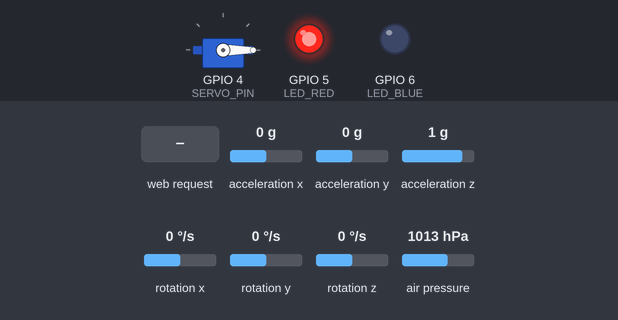
The sketch below on a simulated ESP32-S3. Parts: servo, output pins drawn as LEDs (lit = HIGH). The inputs (shaded band) are chosen by the test bench; at power-on: acceleration x 0 g, acceleration y 0 g, acceleration z 1 g, rotation x 0 °/s, rotation y 0 °/s, rotation z 0 °/s, air pressure 1013 hPa. Storage starts empty.

Above: at 1.2 s.
1.3 s: HTTP request GET /start received
At 2.3 s:
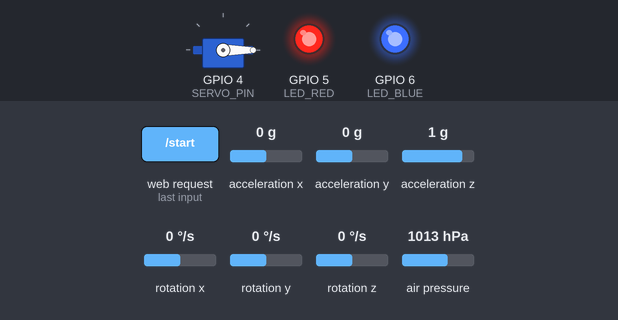
4.3 s: HTTP request GET /deploy received
At 5.5 s:
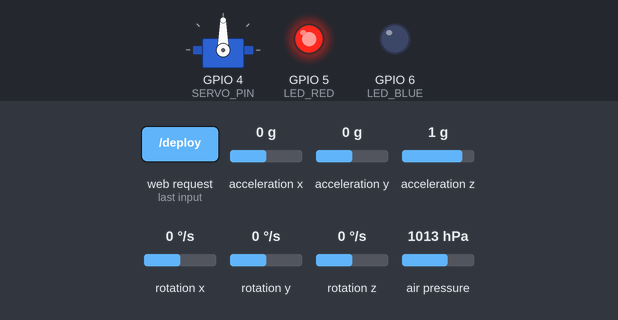
5.8 s: HTTP request GET /start received
At 6.9 s:
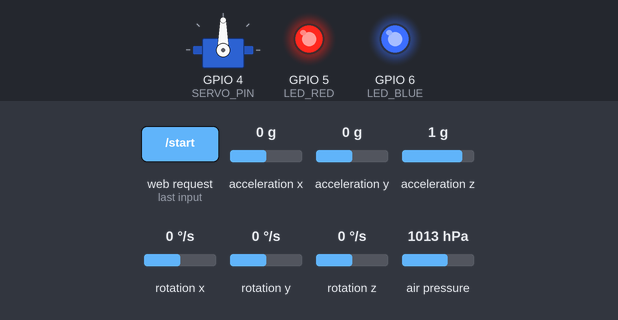
Timing chart, 0 to 8.9 s (numbered marks = the images above; inputs shaded):
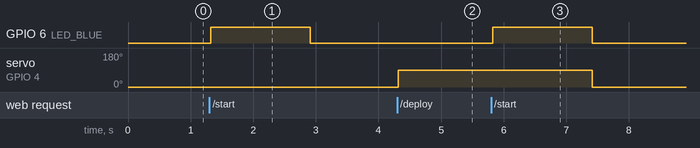

Measured:
- after the input at 1.3 s, GPIO 6 (LED_BLUE): LOW → HIGH at once, → LOW 1.6 s later
- after the input at 4.3 s, servo on GPIO 4 (SERVO_PIN): 0° → 90° at once
- after the input at 5.8 s, GPIO 6 (LED_BLUE): LOW → HIGH at once, → LOW 1.6 s later; servo on GPIO 4 (SERVO_PIN): 90° → 0° after 1.6 s

The sketch:

komputer_pokladowy_esp32_v2.ino
```cpp
#include <Wire.h>
#include <MPU6050.h>
#include <Adafruit_BMP280.h>
#include <SPIFFS.h>
#include <WiFi.h>
#include <ESPAsyncWebServer.h>
#include <DNSServer.h> // Dodano dla stabilności Androida
#include <ESP32Servo.h>
#include <CircularBuffer.hpp>

// --- KONFIGURACJA PINÓW ---
#define I2C_SDA 2
#define I2C_SCL 1
#define LED_RED 5
#define LED_BLUE 6
#define SERVO_PIN 4 // Zmieniono na pin 4

// --- PARAMETRY ---
const float LAUNCH_THRESHOLD_G = 4.5;
const float APOGEE_DROP_THRESHOLD = 0.8;
const unsigned long LOCKOUT_MS = 500;
const byte DNS_PORT = 53;

MPU6050 mpu;
Adafruit_BMP280 bmp;
AsyncWebServer server(80);
AsyncWebSocket ws("/ws");
DNSServer dnsServer; // Obiekt serwera DNS
Servo parachuteServo;

CircularBuffer<float, 10> altBuffer;
CircularBuffer<float, 10> accelBuffer;

enum RocketState { GROUND, CALIBRATING, ARMED, FLIGHT, LANDED };
RocketState currentState = GROUND;

bool parachuteDeployed = false;
float maxAlt = 0;
float currentAlt = 0;
float p0 = 1013.25;
int16_t offsetAz;
unsigned long launchTime = 0;
unsigned long lastMicros = 0;
unsigned long lastLogTime = 0;

// Interfejs HTML (bez zmian w wyglądzie, dodano wsparcie dla Captive Portal)
const char index_html[] PROGMEM = R"rawliteral(
<!DOCTYPE HTML><html><head>
  <title>Rocket Control</title>
  <meta name="viewport" content="width=device-width, initial-scale=1">
  <style>
    body { font-family: sans-serif; text-align: center; background: #121212; color: #e0e0e0; margin: 0; padding: 10px; }
    .card { background: #1e1e1e; padding: 20px; border-radius: 15px; margin: 10px auto; max-width: 400px; border: 1px solid #333; }
    .val { font-size: 50px; color: #00e676; font-weight: bold; margin: 10px 0; }
    .max-alt { color: #ffeb3b; font-size: 20px; }
    .btn { display: block; width: 100%; max-width: 320px; margin: 15px auto; padding: 18px; font-size: 18px; border-radius: 10px; border: none; font-weight: bold; cursor: pointer; text-transform: uppercase; }
    .btn-start { background: #2e7d32; color: white; }
    .btn-deploy { background: #c62828; color: white; height: 160px; font-size: 32px; box-shadow: 0 8px #8e0000; margin-top: 30px; }
    .btn-deploy:active { transform: translateY(4px); box-shadow: 0 4px #8e0000; }
    .btn-stop { background: #f9a825; color: black; margin-top: 30px; }
    .btn-dl { background: #0277bd; color: white; text-decoration: none; display: block; margin: 20px auto; width: 100%; max-width: 320px; padding: 15px; border-radius: 8px; }
    #status { color: #aaa; font-size: 16px; }
  </style>
</head><body>
  <div class="card">
    <div id="status">STATUS: POŁĄCZONY</div>
    <div class="val"><span id="alt">0.0</span><small> m</small></div>
    <div class="max-alt">MAX: <span id="max">0.0</span> m</div>
  </div>
  <button class="btn btn-start" onclick="fetch('/start')">1. Kalibracja i Uzbrojenie</button>
  <button class="btn btn-deploy" onclick="fetch('/deploy')">SPADOCHRON</button>
  <button class="btn btn-stop" onclick="fetch('/stop')">3. Koniec Zapisu</button>
  <a href="/download" class="btn btn-dl">Pobierz Dane CSV</a>
  <script>
    var gateway = `ws://${window.location.hostname}/ws`;
    var websocket;
    function initWS() {
      websocket = new WebSocket(gateway);
      websocket.onmessage = function(e) {
        var d = JSON.parse(e.data);
        document.getElementById('alt').innerHTML = d.alt;
        document.getElementById('max').innerHTML = d.max;
        document.getElementById('status').innerHTML = "STATUS: " + d.state;
      };
      websocket.onclose = function() { setTimeout(initWS, 2000); };
    }
    window.onload = initWS;
  </script>
</body></html>)rawliteral";

void notify() {
  char json[128];
  const char* st[] = {"NA ZIEMI", "KALIBRACJA", "UZBROJONA", "LOT", "LADOWANIE"};
  sprintf(json, "{\"alt\":\"%.1f\",\"max\":\"%.1f\",\"state\":\"%s\"}", currentAlt, maxAlt, st[currentState]);
  ws.textAll(json);
}

void setup() {
  Serial.begin(115200);
  pinMode(LED_RED, OUTPUT);
  pinMode(LED_BLUE, OUTPUT);
  digitalWrite(LED_RED, HIGH);

  parachuteServo.attach(SERVO_PIN);
  parachuteServo.write(0);

  if(!SPIFFS.begin(true)) return;
  Wire.begin(I2C_SDA, I2C_SCL);
  mpu.initialize();
  bmp.begin(0x76);

  bmp.setSampling(Adafruit_BMP280::MODE_NORMAL, Adafruit_BMP280::SAMPLING_X2, Adafruit_BMP280::SAMPLING_X16, Adafruit_BMP280::FILTER_X16, Adafruit_BMP280::STANDBY_MS_1);

  // WIFI I DNS
  WiFi.softAP("rakieta 192.168.4.1", NULL);
  dnsServer.start(DNS_PORT, "*", WiFi.softAPIP()); // Przechwytywanie zapytań DNS

  server.addHandler(&ws);
  server.on("/", HTTP_GET, [](AsyncWebServerRequest *r){ r->send_P(200, "text/html", index_html); });

  // Captive Portal dla Androida/Samsunga
  server.onNotFound([](AsyncWebServerRequest *request){
    request->send_P(200, "text/html", index_html);
  });

  server.on("/start", HTTP_GET, [](AsyncWebServerRequest *r){ currentState = CALIBRATING; r->send(200); });
  server.on("/deploy", HTTP_GET, [](AsyncWebServerRequest *r){ parachuteServo.write(90); parachuteDeployed = true; r->send(200); });
  server.on("/stop", HTTP_GET, [](AsyncWebServerRequest *r){ currentState = LANDED; r->send(200); });
  server.on("/download", HTTP_GET, [](AsyncWebServerRequest *r){ r->send(SPIFFS, "/data.csv", "text/csv"); });

  server.begin();
}

void loop() {
  dnsServer.processNextRequest(); // Obsługa DNS
  ws.cleanupClients();

  if (currentState == CALIBRATING) {
    digitalWrite(LED_BLUE, HIGH);
    long sAz = 0; float sP = 0;
    for(int i=0; i<200; i++) {
      int16_t ax, ay, az; mpu.getAcceleration(&ax, &ay, &az);
      sAz += az; sP += bmp.readPressure();
      delay(5);
    }
    offsetAz = sAz / 200;
    p0 = (sP / 200.0) / 100.0;
    File f = SPIFFS.open("/data.csv", "w");
    f.println("TimeMS,Alt,AccZ_G"); f.close();
    maxAlt = 0; parachuteDeployed = false;
    parachuteServo.write(0);
    digitalWrite(LED_BLUE, LOW);
    currentState = ARMED;
  }

  if (currentState == ARMED || currentState == FLIGHT) {
    unsigned long nowMicros = micros();
    float dt = (nowMicros - lastMicros) / 1000000.0f;
    lastMicros = nowMicros;

    int16_t ax, ay, az; mpu.getAcceleration(&ax, &ay, &az);
    float accZ_G = (float)(az - offsetAz) / 2048.0f;
    accelBuffer.push(accZ_G);

    if (currentState == ARMED) {
      float avgAcc = 0;
      for(int i=0; i<accelBuffer.size(); i++) avgAcc += accelBuffer[i];
      if ((avgAcc / accelBuffer.size()) > LAUNCH_THRESHOLD_G) {
        currentState = FLIGHT;
        launchTime = millis();
      }
      currentAlt = 0;
    }

    if (currentState == FLIGHT) {
      float rawAlt = bmp.readAltitude(p0);
      altBuffer.push(rawAlt);
      float avgAlt = 0;
      for(int i=0; i<altBuffer.size(); i++) avgAlt += altBuffer[i];
      currentAlt = avgAlt / altBuffer.size();
      if (currentAlt > maxAlt) maxAlt = currentAlt;

      if (!parachuteDeployed && (millis() - launchTime > LOCKOUT_MS)) {
        if (maxAlt - currentAlt > APOGEE_DROP_THRESHOLD && maxAlt > 2.0) {
          parachuteServo.write(90);
          parachuteDeployed = true;
          digitalWrite(LED_BLUE, HIGH);
        }
      }

      if (millis() - lastLogTime > 40) {
        File f = SPIFFS.open("/data.csv", "a");
        if(f) {
          f.printf("%lu,%.2f,%.2f\n", millis()-launchTime, currentAlt, accZ_G);
          f.close();
        }
        lastLogTime = millis();
        digitalWrite(LED_BLUE, !digitalRead(LED_BLUE));
      }
    }
  }

  static unsigned long lastNotify = 0;
  if (millis() - lastNotify > 250) {
    notify();
    lastNotify = millis();
  }
}
```
